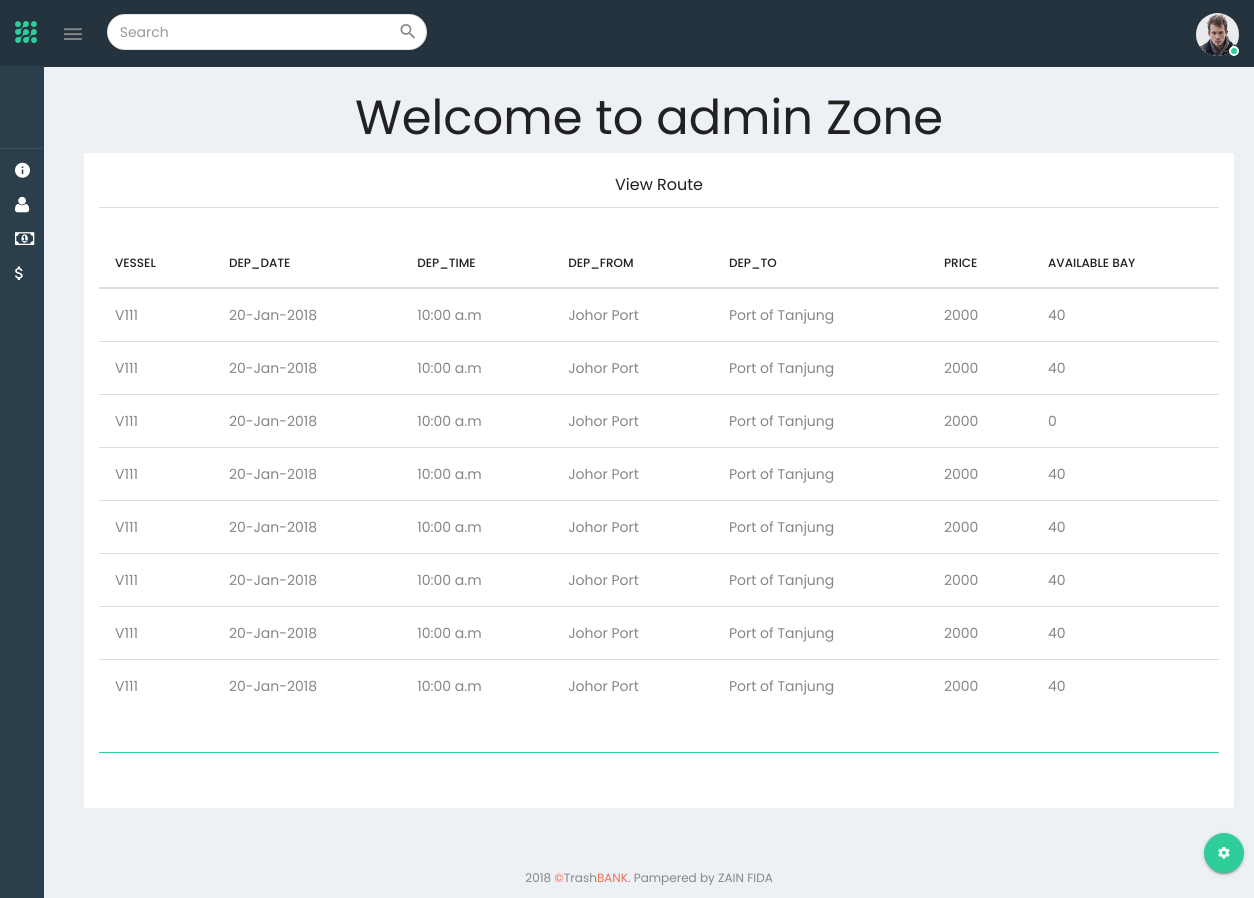
The page /Dashboard/index.php (signed in) on the database its author committed.
### tables this page shows
CREATE TABLE `user` (
  `id` int(11) NOT NULL,
  `name` varchar(256) NOT NULL,
  `email` varchar(256) NOT NULL,
  `password` varchar(256) NOT NULL,
  `role` varchar(256) NOT NULL,
  `address` varchar(256) NOT NULL,
  `contact` varchar(256) NOT NULL,
  `status` varchar(256) NOT NULL
);

CREATE TABLE `viewroute` (
  `id` int(11) NOT NULL,
  `vessel` varchar(256) NOT NULL,
  `dep_date` varchar(256) NOT NULL,
  `dep_time` varchar(256) NOT NULL,
  `dep_from` varchar(256) NOT NULL,
  `dep_to` varchar(256) NOT NULL,
  `price` varchar(256) NOT NULL,
  `availableBay` varchar(256) NOT NULL
);

### Dashboard/db/session.php (called while the page is built, shortened)
<?php
include('db.php');
if (isset($_SESSION['login_user_email'])) {
    $user_check = $_SESSION['login_user_email'];
    $sqlQuery = "select email, name, role, status from user where email = '$user_check' ";
    if ($result = mysqli_query($connection, $sqlQuery)) {
        while ($row = mysqli_fetch_array($result)) {
            $login_session_role = $row['role'];
        }
    }
} else {
    header("location: login.php");
}
?>

### Dashboard/index.php (the view, shortened to what this page needs)
<?php include "Include/Header.php" ?>
    <div class="page-wrapper">
        <div class="container-fluid">
            <div class="row heading-bg">
                <h1 class="ma-5 text-center">Welcome to <?php echo strtolower($login_session_role); ?> Zone</h1>
                <div class="col-lg-3 col-md-4 col-sm-4 col-xs-12">
                    <?php if ($login_session_role == 'ADMIN') { ?>
                        <div class="container">
                            <div class="row">
                                <div class="col-sm-12">
                                    <div class="panel panel-default card-view">
                                        <?php
                                        $result = mysqli_query($connection, "SELECT * FROM viewroute");
                                        $count = mysqli_num_rows($result);
                                        ?>
                                        <?php
                                        if ($count > 0) {
                                        ?>
                                        <div class="panel-heading">
                                            <div class="text-center">
                                                <h6 class="panel-title txt-dark">View Route </h6>
                                                <hr class="light-grey-hr mb-5"/>
                                            </div>
                                        </div>
                                        <div class="panel-wrapper collapse in">
                                            <div class="panel-body">
                                                <div class="table-wrap">
                                                    <div class="table-responsive">
                                                        <table id="" class="table table-hover display  pb-30 dataTable"
                                                               role="grid" aria-describedby="datable_1_info">
                                                            <thead>
                                                            <tr role="row">
                                                                <th>vessel</th>
                                                                <th>dep_date</th>
                                                                <th>dep_time</th>
                                                                <th>dep_from</abbr></th>
                                                                <th>dep_to</th>
                                                                <th>price</th>
                                                                <th>available Bay</th>
                                                            </tr>
                                                            </thead>
                                                            <tbody>
                                                            <?php
                                                            while ($row = mysqli_fetch_array($result)) {
                                                                ?>
                                                                <tr role="row" class="odd">
                                                                    <td><?php echo $row['vessel'] ?></td>
                                                                    <td><?php echo $row['dep_date'] ?></td>
                                                                    <td><?php echo $row['dep_time'] ?></td>
                                                                    <td><?php echo $row['dep_from'] ?></td>
                                                                    <td><?php echo $row['dep_to'] ?></td>
                                                                    <td><?php echo $row['price'] ?></td>
                                                                    <td><?php echo $row['availableBay'] ?></td>
                                                                </tr>
                                                                <?php
                                                            }
                                                            ?>
                                                            </tbody>
                                                        </table>
                                                    </div>
                                                </div>
                                                <hr>
                                            </div>
                                                <?php
                                            }
                                            ?>
                                        </div>
                                    </div>
                                </div>
                            </div>
                        </div>
                    <?php } ?>
                </div>
            </div>
            <footer class="footer container-fluid pl-30 pr-30">
                <div class="row">
                    <div class="col-sm-12">
                        <p class="text-center">2018 <b class="text-danger">&copy;</b>Trash<b
                                    class="text-danger">BANK</b>. Pampered by ZAIN FIDA </p>
                    </div>
                </div>
            </footer>
        </div>
    </div>
<?php include "Include/Footer.php" ?>

### Dashboard/Include/Header.php (shortened to what this page needs)
<?php include "db/session.php" ?>
<!DOCTYPE html>
<html lang="en">
<head>
    <link href="vendors/bower_components/jasny-bootstrap/dist/css/jasny-bootstrap.min.css" rel="stylesheet"
          type="text/css"/>
    <link href="vendors/bower_components/datatables/media/css/jquery.dataTables.min.css" rel="stylesheet"
          type="text/css"/>
    <link href="dist/css/style.css" rel="stylesheet" type="text/css">
    <link href="dist/style.css" rel="stylesheet" type="text/css">
</head>
<body>
<div class="wrapper pimary-color-green theme-6-active">
    <nav class="navbar navbar-inverse navbar-fixed-top">
        <div class="mobile-only-brand pull-left">
            <div class="nav-header pull-left">
                <div class="logo-wrap">
                    <a href="index.php">
                        <img class="brand-img" src="dist/img/logo2.png" alt="brand"/>
                    </a>
                </div>
            </div>
            <a id="toggle_nav_btn" class="toggle-left-nav-btn inline-block ml-20 pull-left"
               href="javascript:void(0);"><i class="zmdi zmdi-menu"></i></a>
            <form id="search_form" role="search" class="top-nav-search collapse pull-left">
                <div class="input-group">
                    <input type="text" name="example-input1-group2" class="form-control" placeholder="Search">
                    <span class="input-group-btn">
						<button type="button" class="btn  btn-default" data-target="#search_form" data-toggle="collapse"
                                aria-label="Close" aria-expanded="true"><i class="zmdi zmdi-search"></i></button>
						</span>
                </div>
            </form>
        </div>
        <div id="mobile_only_nav" class="mobile-only-nav pull-right">
            <ul class="nav navbar-right top-nav pull-right">
                <li class="dropdown auth-drp">
                    <a href="#" class="dropdown-toggle pr-0" data-toggle="dropdown"><img src="dist/img/user1.png"
                                                                                         alt="user_auth"
                                                                                         class="user-auth-img img-circle"/><span
                                class="user-online-status"></span></a>
                </li>
            </ul>
        </div>
    </nav>
    <div class="fixed-sidebar-left">
        <ul class="nav navbar-nav side-nav nicescroll-bar">
            <li class="navigation-header text-center user-role"><?php echo $login_session_role; ?><i
                        class="zmdi zmdi-more"></i>
            </li>
            <li>
                <hr class="light-grey-hr mb-5"/>
            </li>
            <?php
            if ($login_session_role == 'ADMIN') {
                ?>
               <li>
                    <a href="index.php">
                        <div class="pull-left"><i class="zmdi zmdi-info mr-20"></i></div>
                    </a>
                </li>
                <li>
                    <a href="RegisterUser.php">
                        <div class="pull-left"><i class="fa fa-user mr-20"></i></div>
                    </a>
                </li>
                <li>
                    <a href="ViewUserAdmin.php">
                        <div class="pull-left"><i class="fa fa-money mr-20"></i></div>
                    </a>
                </li>
                <li>
                    <a href="RedeemToday.php">
                        <div class="pull-left"><i class="zmdi zmdi-money mr-20"></i></div>
                    </a>
                </li>
            <?php } else if ($login_session_role == 'AGENT') { ?>
                <li>
                    <a href="index.php">
                        <div class="pull-left"><i class="zmdi zmdi-videocam mr-20"></i><span
                                    class="right-nav-text">View Bookings</span></div>
                        <div class="clearfix"></div>
                    </a>
                </li>
                <li>
                    <a href="RegisterCustomer.php">
                        <div class="pull-left"><i class="zmdi zmdi-edit mr-20"></i><span
                                    class="right-nav-text">Register Customer</span></div>
                        <div class="clearfix"></div>
                    </a>
                </li>
                <li>
                    <a href="KnowledgeVideo.php">
                        <div class="pull-left"><i class="zmdi zmdi-circle mr-20"></i><span
                                    class="right-nav-text">Book Vessel</span></div>
                        <div class="clearfix"></div>
                    </a>
                </li>
                <li>
                <hr class="light-grey-hr mb-10"/>
            </li>
            <?php } ?>
        </ul>
    </div>
    <button id="setting_panel_btn" class="btn btn-success btn-circle setting-panel-btn shadow-2dp"><i
                class="zmdi zmdi-settings"></i></button>

### Dashboard/Include/Footer.php (shortened to what this page needs)
</div>
</body>
</html>

### rows shown on the page
user: role "admin"
viewroute: vessel "V111", dep_date "20-Jan-2018", dep_time "10:00 a.m", dep_from "Johor Port", dep_to "Port of Tanjung", price "2000", availableBay "40"
viewroute: vessel "V111", dep_date "20-Jan-2018", dep_time "10:00 a.m", dep_from "Johor Port", dep_to "Port of Tanjung", price "2000", availableBay "40"
viewroute: vessel "V111", dep_date "20-Jan-2018", dep_time "10:00 a.m", dep_from "Johor Port", dep_to "Port of Tanjung", price "2000", availableBay "0"
viewroute: vessel "V111", dep_date "20-Jan-2018", dep_time "10:00 a.m", dep_from "Johor Port", dep_to "Port of Tanjung", price "2000", availableBay "40"
viewroute: vessel "V111", dep_date "20-Jan-2018", dep_time "10:00 a.m", dep_from "Johor Port", dep_to "Port of Tanjung", price "2000", availableBay "40"
viewroute: vessel "V111", dep_date "20-Jan-2018", dep_time "10:00 a.m", dep_from "Johor Port", dep_to "Port of Tanjung", price "2000", availableBay "40"
viewroute: vessel "V111", dep_date "20-Jan-2018", dep_time "10:00 a.m", dep_from "Johor Port", dep_to "Port of Tanjung", price "2000", availableBay "40"
viewroute: vessel "V111", dep_date "20-Jan-2018", dep_time "10:00 a.m", dep_from "Johor Port", dep_to "Port of Tanjung", price "2000", availableBay "40"
